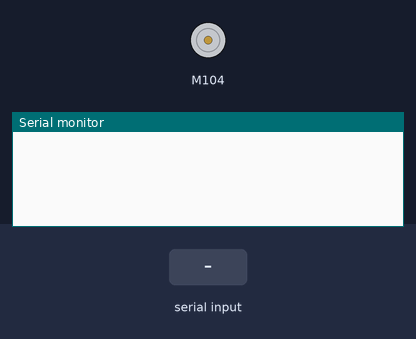
This sketch was run on a simulated Arduino Uno, built with avr-gcc and run on an emulated ATmega328P. Shown: DC motor (green arrow = forward, orange = backward, longer = faster), the last lines printed to the serial monitor. The inputs (shaded band) are chosen by the test bench.

Above: at 1.2 s.
1.3 s: "PACK\n" received over Serial
At 2.2 s:
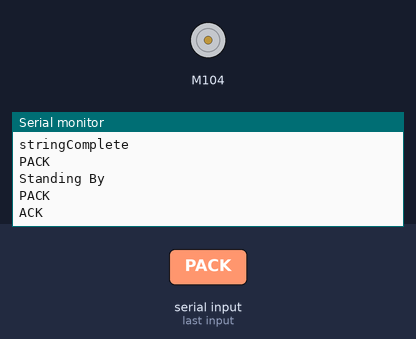
2.8 s: "NULL\n" received over Serial
At 3.3 s:
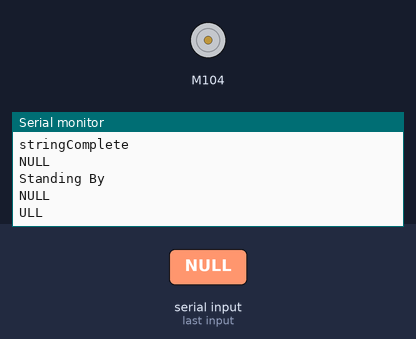
4.3 s: "90,45\n" received over Serial
At 5.8 s:
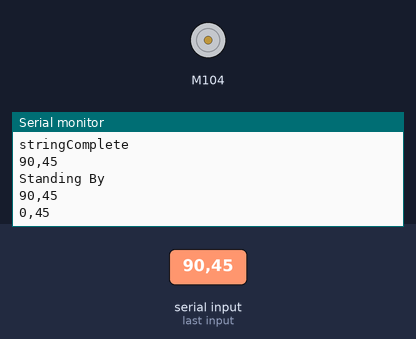

Measured:
- after the input at 1.3 s, the serial monitor: prints a new line at once (image 1)
- after the input at 2.8 s, the serial monitor: prints a new line at once (image 2)
- after the input at 4.3 s, the serial monitor: prints a new line at once (image 3)

The sketch:

Packing_Control.ino
```cpp
#include "MotorDriver.h"

MotorDriver motor;

String inputString = "";         // a string to hold incoming data
boolean stringComplete = false;  // whether the string is complete
String commandString = "";
String seccommandString = "";

bool Standby = true; //states
bool Pack = false;

void getCommand();

int dispenseNum = 0; //number of balls to dispense
bool trigger;
void setup() {
  // put your setup code here, to run once:
  Serial.begin(9600);
  pinMode(7, INPUT);
  motor.begin();
  motor.speed(0, 0);

}

void loop() {
  // put your main code here, to run repeatedly:

  if (Standby) {
    if (stringComplete) {
      stringComplete = false;
      getCommand();

      Serial.println("Standing By");
      Serial.println(inputString);
      Serial.println(commandString);
      Serial.println(seccommandString);


      if (commandString == "PACK") {
        if (seccommandString == "NULL") {
          dispenseNum = getTextNumber();
          Serial.println(dispenseNum, DEC);
          Standby = false; Pack = true;
        }
      }
      inputString = "";
    }
  }

  if (Pack) {
    Serial.println("PACKING");
    motor.speed(0, 255);
    delay(10000);
    motor.brake(0);
    Serial.println("PACKING END");
    Pack = false; Standby = true;
  }
}


int getTextNumber()
{
  String value = inputString.substring(9, inputString.length() - 1);
  //Serial.println(value);
  int data = value.toInt();
  return data;
}

void getCommand() {
  if (inputString.length() > 0)
  {
    commandString = inputString.substring(1, 5);
    seccommandString = inputString.substring(5, 9);
  }
}

void serialEvent() {
  //Serial.println("serialEvent");
  while (Serial.available()) {
    char inChar = (char)Serial.read();
    //Serial.println(inChar);
    inputString += inChar;
    if (inChar == '\n') {
      stringComplete = true;
      Serial.println("stringComplete");
      Serial.println(inputString);
    }
  }
}
```
